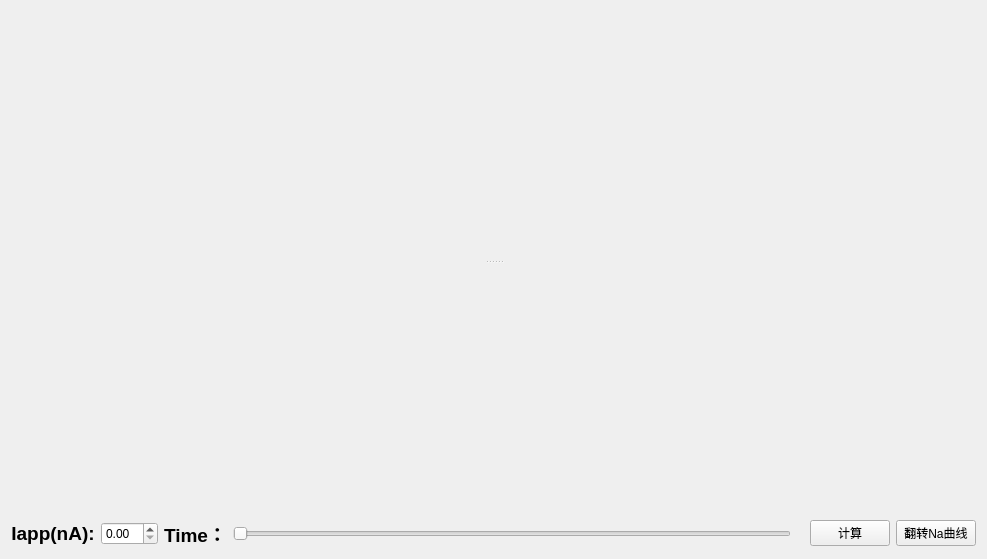
<?xml version="1.0" encoding="UTF-8"?>
<ui version="4.0">
 <class>HH_Model_Qt</class>
 <widget class="QMainWindow" name="HH_Model_Qt">
  <property name="geometry">
   <rect>
    <x>0</x>
    <y>0</y>
    <width>987</width>
    <height>559</height>
   </rect>
  </property>
  <property name="windowTitle">
   <string>HH_Model_Qt</string>
  </property>
  <widget class="QWidget" name="centralWidget">
   <layout class="QGridLayout" name="gridLayout">
    <item row="1" column="0">
     <layout class="QHBoxLayout" name="horizontalLayout">
      <item>
       <widget class="QLabel" name="label">
        <property name="text">
         <string>&lt;html&gt;&lt;head/&gt;&lt;body&gt;&lt;p align=&quot;center&quot;&gt;&lt;span style=&quot; font-size:14pt; font-weight:600;&quot;&gt;Iapp(nA):&lt;/span&gt;&lt;/p&gt;&lt;/body&gt;&lt;/html&gt;</string>
        </property>
       </widget>
      </item>
      <item>
       <widget class="QDoubleSpinBox" name="doubleSpinBox"/>
      </item>
      <item>
       <widget class="QLabel" name="label_2">
        <property name="text">
         <string>&lt;html&gt;&lt;head/&gt;&lt;body&gt;&lt;p align=&quot;center&quot;&gt;&lt;span style=&quot; font-size:14pt; font-weight:600;&quot;&gt;Time：&lt;/span&gt;&lt;/p&gt;&lt;/body&gt;&lt;/html&gt;</string>
        </property>
       </widget>
      </item>
      <item>
       <widget class="QSlider" name="horizontalSlider">
        <property name="enabled">
         <bool>true</bool>
        </property>
        <property name="orientation">
         <enum>Qt::Horizontal</enum>
        </property>
       </widget>
      </item>
      <item>
       <widget class="QLabel" name="label_3">
        <property name="text">
         <string/>
        </property>
       </widget>
      </item>
      <item>
       <widget class="QPushButton" name="pushButton">
        <property name="text">
         <string>计算</string>
        </property>
       </widget>
      </item>
      <item>
       <widget class="QPushButton" name="pushButton_2">
        <property name="text">
         <string>翻转Na曲线</string>
        </property>
       </widget>
      </item>
     </layout>
    </item>
    <item row="0" column="0">
     <widget class="QWidget" name="widget" native="true">
      <layout class="QVBoxLayout" name="verticalLayout">
       <item>
        <widget class="QSplitter" name="splitter">
         <property name="orientation">
          <enum>Qt::Vertical</enum>
         </property>
         <widget class="QCustomPlot" name="HH_Plot" native="true"/>
         <widget class="QCustomPlot" name="HH_Plot1" native="true"/>
        </widget>
       </item>
      </layout>
     </widget>
    </item>
   </layout>
  </widget>
 </widget>
 <layoutdefault spacing="6" margin="11"/>
 <customwidgets>
  <customwidget>
   <class>QCustomPlot</class>
   <extends>QWidget</extends>
   <header>qcustomplot.h</header>
   <container>1</container>
  </customwidget>
 </customwidgets>
 <resources/>
 <connections/>
</ui>
